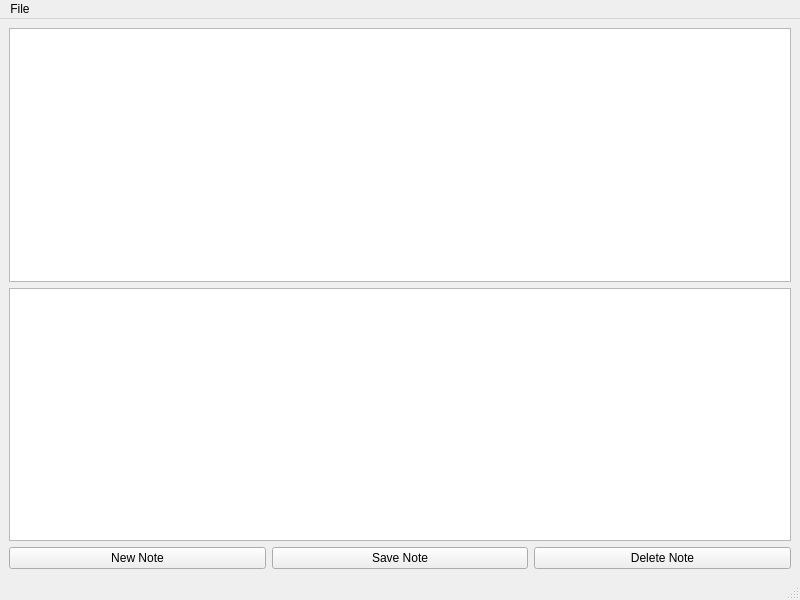
<?xml version="1.0" encoding="UTF-8"?>
<ui version="4.0">
 <class>MainWindow</class>
 <widget class="QMainWindow" name="MainWindow">
  <property name="geometry">
   <rect>
    <x>0</x>
    <y>0</y>
    <width>800</width>
    <height>600</height>
   </rect>
  </property>
  <property name="windowTitle">
   <string>ECN - Encrypted Cloud Notes</string>
  </property>
  <widget class="QWidget" name="centralwidget">
   <layout class="QVBoxLayout" name="verticalLayout">
    <item>
     <widget class="QListWidget" name="noteListWidget"/>
    </item>
    <item>
     <widget class="QTextEdit" name="noteTextEdit"/>
    </item>
    <item>
     <layout class="QHBoxLayout" name="horizontalLayout">
      <item>
       <widget class="QPushButton" name="newNoteButton">
        <property name="text">
         <string>New Note</string>
        </property>
       </widget>
      </item>
      <item>
       <widget class="QPushButton" name="saveNoteButton">
        <property name="text">
         <string>Save Note</string>
        </property>
       </widget>
      </item>
      <item>
       <widget class="QPushButton" name="deleteNoteButton">
        <property name="text">
         <string>Delete Note</string>
        </property>
       </widget>
      </item>
     </layout>
    </item>
   </layout>
  </widget>
  <widget class="QMenuBar" name="menubar">
   <property name="geometry">
    <rect>
     <x>0</x>
     <y>0</y>
     <width>800</width>
     <height>22</height>
    </rect>
   </property>
   <widget class="QMenu" name="menuFile">
    <property name="title">
     <string>File</string>
    </property>
    <addaction name="actionLogout"/>
    <addaction name="actionExit"/>
   </widget>
   <addaction name="menuFile"/>
  </widget>
  <widget class="QStatusBar" name="statusbar"/>
  <action name="actionLogout">
   <property name="text">
    <string>Logout</string>
   </property>
  </action>
  <action name="actionExit">
   <property name="text">
    <string>Exit</string>
   </property>
  </action>
 </widget>
 <resources/>
 <connections/>
</ui> 
